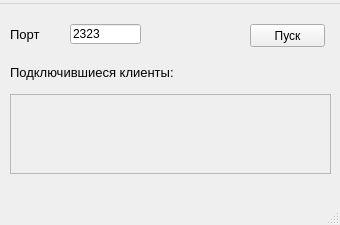
<?xml version="1.0" encoding="UTF-8"?>
<ui version="4.0">
 <class>MainWindow</class>
 <widget class="QMainWindow" name="MainWindow">
  <property name="geometry">
   <rect>
    <x>0</x>
    <y>0</y>
    <width>340</width>
    <height>225</height>
   </rect>
  </property>
  <property name="windowTitle">
   <string>MainWindow</string>
  </property>
  <property name="animated">
   <bool>true</bool>
  </property>
  <widget class="QWidget" name="centralWidget">
   <widget class="QLineEdit" name="lineEdit">
    <property name="geometry">
     <rect>
      <x>70</x>
      <y>20</y>
      <width>71</width>
      <height>20</height>
     </rect>
    </property>
    <property name="text">
     <string>2323</string>
    </property>
   </widget>
   <widget class="QLabel" name="label">
    <property name="geometry">
     <rect>
      <x>10</x>
      <y>20</y>
      <width>41</width>
      <height>21</height>
     </rect>
    </property>
    <property name="font">
     <font>
      <pointsize>10</pointsize>
     </font>
    </property>
    <property name="text">
     <string>Порт</string>
    </property>
   </widget>
   <widget class="QPushButton" name="pushButton">
    <property name="geometry">
     <rect>
      <x>250</x>
      <y>20</y>
      <width>75</width>
      <height>23</height>
     </rect>
    </property>
    <property name="text">
     <string>Пуск</string>
    </property>
   </widget>
   <widget class="QLabel" name="label_2">
    <property name="geometry">
     <rect>
      <x>10</x>
      <y>60</y>
      <width>221</width>
      <height>16</height>
     </rect>
    </property>
    <property name="font">
     <font>
      <pointsize>10</pointsize>
     </font>
    </property>
    <property name="text">
     <string>Подключившиеся клиенты:</string>
    </property>
   </widget>
   <widget class="QScrollArea" name="scrollArea">
    <property name="geometry">
     <rect>
      <x>10</x>
      <y>90</y>
      <width>321</width>
      <height>80</height>
     </rect>
    </property>
    <property name="widgetResizable">
     <bool>true</bool>
    </property>
    <widget class="QWidget" name="scrollAreaWidgetContents">
     <property name="geometry">
      <rect>
       <x>0</x>
       <y>0</y>
       <width>317</width>
       <height>76</height>
      </rect>
     </property>
    </widget>
   </widget>
  </widget>
  <widget class="QMenuBar" name="menuBar">
   <property name="enabled">
    <bool>true</bool>
   </property>
   <property name="geometry">
    <rect>
     <x>0</x>
     <y>0</y>
     <width>340</width>
     <height>20</height>
    </rect>
   </property>
   <property name="nativeMenuBar">
    <bool>true</bool>
   </property>
   <widget class="QMenu" name="menu">
    <property name="enabled">
     <bool>true</bool>
    </property>
    <property name="title">
     <string/>
    </property>
   </widget>
   <addaction name="menu"/>
  </widget>
  <widget class="QStatusBar" name="statusBar"/>
 </widget>
 <layoutdefault spacing="6" margin="11"/>
 <resources/>
 <connections/>
</ui>
